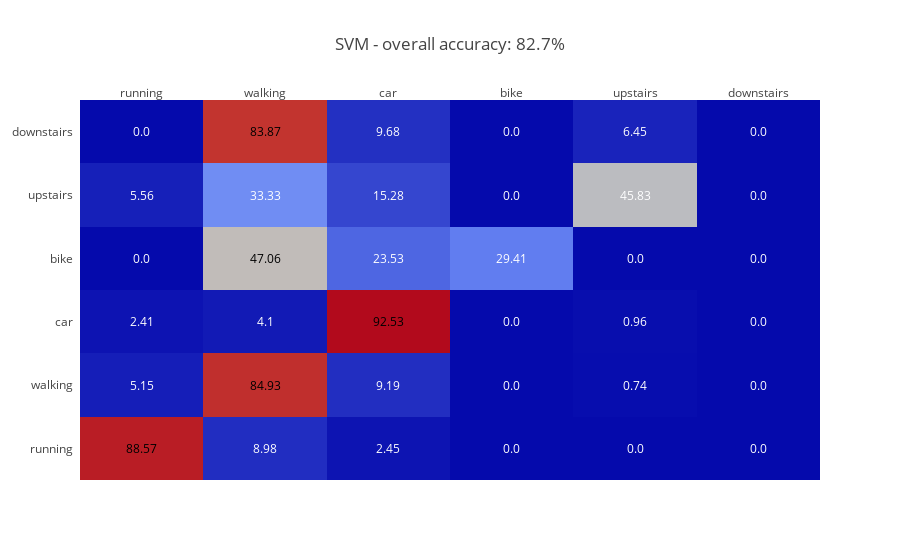
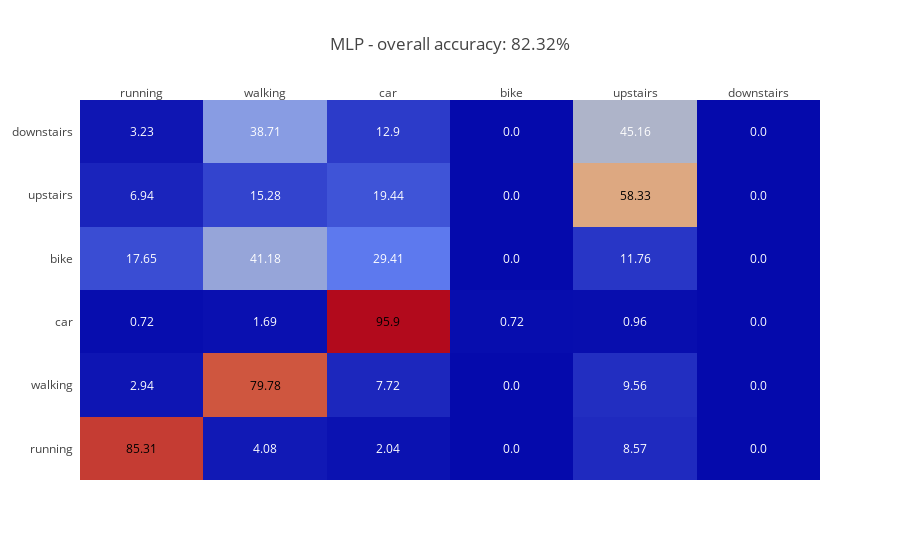
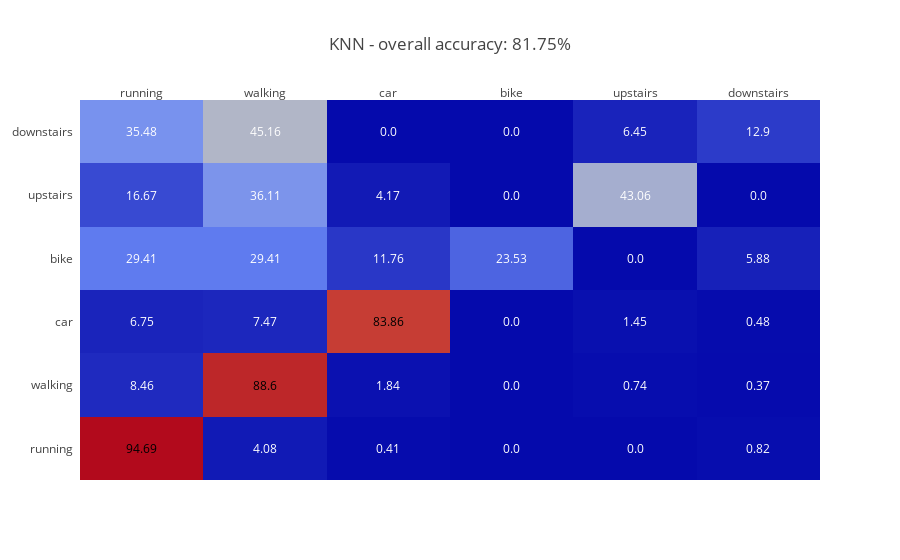
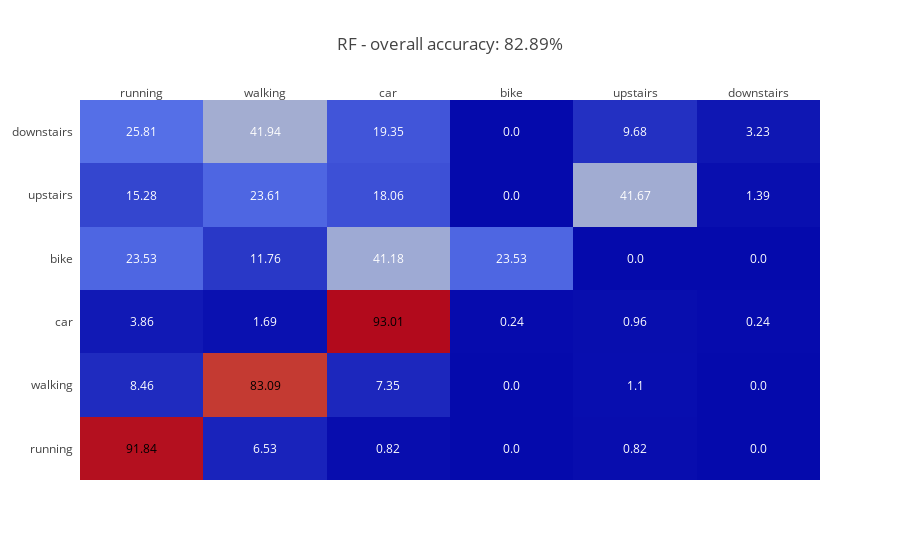

Notebook cell for these charts, in order:
### Code cell
# Każdy klasyfikator uczymy i testujemy, a następnie rysujemy heatmap z wynikami
for clsf in classifiers:
    # Uczenie klasyfikatora
    clsf["cls"].fit(X, y)
    # Sprawdzenie dla danych testowych
    predictions = clsf["cls"].predict(X_test)
    # Zapis wyniku
    acc = accuracy_score(y_test, predictions)
    
    # Znormalizowana macierz
    c_matrix = confusion_matrix(y_test, predictions, labels = [11,22,33,44,55,66])
    c_matrix = c_matrix.astype('float') / c_matrix.sum(axis=1)[:, np.newaxis]
    c_matrix = c_matrix*100.0
    c_matrix = c_matrix.round(2)
    
    # Tytuły wykresów
    title = clsf["name"] + " - overall accuracy: " + str(round(acc*100,2)) + "%"
    labels = ["running", "walking", "car", "bike", "upstairs", "downstairs"]
    
    fig = ff.create_annotated_heatmap(z=c_matrix, x=labels, y=labels)
    fig.layout.update({"title": title})
    iplot(fig)

### Figure 1 — Plotly figure (JSON) as saved in the notebook; plotly's stock layout.template omitted (floating-point values rounded to 4 significant figures)
{"data": [{"colorscale": "RdBu", "showscale": false, "type": "heatmap", "x": ["running", "walking", "car", "bike", "upstairs", "downstairs"], "y": ["running", "walking", "car", "bike", "upstairs", "downstairs"], "z": [[88.57, 8.98, 2.45, 0, 0, 0], [5.15, 84.93, 9.19, 0, 0.74, 0], [2.41, 4.1, 92.53, 0, 0.96, 0], [0, 47.06, 23.53, 29.41, 0, 0], [5.56, 33.33, 15.28, 0, 45.83, 0], [0, 83.87, 9.68, 0, 6.45, 0]]}], "layout": {"annotations": [{"font": {"color": "#000000"}, "showarrow": false, "text": "88.57", "x": "running", "xref": "x1", "y": "running", "yref": "y1"}, {"font": {"color": "#FFFFFF"}, "showarrow": false, "text": "8.98", "x": "walking", "xref": "x1", "y": "running", "yref": "y1"}, {"font": {"color": "#FFFFFF"}, "showarrow": false, "text": "2.45", "x": "car", "xref": "x1", "y": "running", "yref": "y1"}, {"font": {"color": "#FFFFFF"}, "showarrow": false, "text": "0.0", "x": "bike", "xref": "x1", "y": "running", "yref": "y1"}, {"font": {"color": "#FFFFFF"}, "showarrow": false, "text": "0.0", "x": "upstairs", "xref": "x1", "y": "running", "yref": "y1"}, {"font": {"color": "#FFFFFF"}, "showarrow": false, "text": "0.0", "x": "downstairs", "xref": "x1", "y": "running", "yref": "y1"}, {"font": {"color": "#FFFFFF"}, "showarrow": false, "text": "5.15", "x": "running", "xref": "x1", "y": "walking", "yref": "y1"}, {"font": {"color": "#000000"}, "showarrow": false, "text": "84.93", "x": "walking", "xref": "x1", "y": "walking", "yref": "y1"}, {"font": {"color": "#FFFFFF"}, "showarrow": false, "text": "9.19", "x": "car", "xref": "x1", "y": "walking", "yref": "y1"}, {"font": {"color": "#FFFFFF"}, "showarrow": false, "text": "0.0", "x": "bike", "xref": "x1", "y": "walking", "yref": "y1"}, {"font": {"color": "#FFFFFF"}, "showarrow": false, "text": "0.74", "x": "upstairs", "xref": "x1", "y": "walking", "yref": "y1"}, {"font": {"color": "#FFFFFF"}, "showarrow": false, "text": "0.0", "x": "downstairs", "xref": "x1", "y": "walking", "yref": "y1"}, {"font": {"color": "#FFFFFF"}, "showarrow": false, "text": "2.41", "x": "running", "xref": "x1", "y": "car", "yref": "y1"}, {"font": {"color": "#FFFFFF"}, "showarrow": false, "text": "4.1", "x": "walking", "xref": "x1", "y": "car", "yref": "y1"}, {"font": {"color": "#000000"}, "showarrow": false, "text": "92.53", "x": "car", "xref": "x1", "y": "car", "yref": "y1"}, {"font": {"color": "#FFFFFF"}, "showarrow": false, "text": "0.0", "x": "bike", "xref": "x1", "y": "car", "yref": "y1"}, {"font": {"color": "#FFFFFF"}, "showarrow": false, "text": "0.96", "x": "upstairs", "xref": "x1", "y": "car", "yref": "y1"}, {"font": {"color": "#FFFFFF"}, "showarrow": false, "text": "0.0", "x": "downstairs", "xref": "x1", "y": "car", "yref": "y1"}, {"font": {"color": "#FFFFFF"}, "showarrow": false, "text": "0.0", "x": "running", "xref": "x1", "y": "bike", "yref": "y1"}, {"font": {"color": "#000000"}, "showarrow": false, "text": "47.06", "x": "walking", "xref": "x1", "y": "bike", "yref": "y1"}, {"font": {"color": "#FFFFFF"}, "showarrow": false, "text": "23.53", "x": "car", "xref": "x1", "y": "bike", "yref": "y1"}, {"font": {"color": "#FFFFFF"}, "showarrow": false, "text": "29.41", "x": "bike", "xref": "x1", "y": "bike", "yref": "y1"}, {"font": {"color": "#FFFFFF"}, "showarrow": false, "text": "0.0", "x": "upstairs", "xref": "x1", "y": "bike", "yref": "y1"}, {"font": {"color": "#FFFFFF"}, "showarrow": false, "text": "0.0", "x": "downstairs", "xref": "x1", "y": "bike", "yref": "y1"}, {"font": {"color": "#FFFFFF"}, "showarrow": false, "text": "5.56", "x": "running", "xref": "x1", "y": "upstairs", "yref": "y1"}, {"font": {"color": "#FFFFFF"}, "showarrow": false, "text": "33.33", "x": "walking", "xref": "x1", "y": "upstairs", "yref": "y1"}, {"font": {"color": "#FFFFFF"}, "showarrow": false, "text": "15.28", "x": "car", "xref": "x1", "y": "upstairs", "yref": "y1"}, {"font": {"color": "#FFFFFF"}, "showarrow": false, "text": "0.0", "x": "bike", "xref": "x1", "y": "upstairs", "yref": "y1"}, {"font": {"color": "#FFFFFF"}, "showarrow": false, "text": "45.83", "x": "upstairs", "xref": "x1", "y": "upstairs", "yref": "y1"}, {"font": {"color": "#FFFFFF"}, "showarrow": false, "text": "0.0", "x": "downstairs", "xref": "x1", "y": "upstairs", "yref": "y1"}, {"font": {"color": "#FFFFFF"}, "showarrow": false, "text": "0.0", "x": "running", "xref": "x1", "y": "downstairs", "yref": "y1"}, {"font": {"color": "#000000"}, "showarrow": false, "text": "83.87", "x": "walking", "xref": "x1", "y": "downstairs", "yref": "y1"}, {"font": {"color": "#FFFFFF"}, "showarrow": false, "text": "9.68", "x": "car", "xref": "x1", "y": "downstairs", "yref": "y1"}, {"font": {"color": "#FFFFFF"}, "showarrow": false, "text": "0.0", "x": "bike", "xref": "x1", "y": "downstairs", "yref": "y1"}, {"font": {"color": "#FFFFFF"}, "showarrow": false, "text": "6.45", "x": "upstairs", "xref": "x1", "y": "downstairs", "yref": "y1"}, {"font": {"color": "#FFFFFF"}, "showarrow": false, "text": "0.0", "x": "downstairs", "xref": "x1", "y": "downstairs", "yref": "y1"}], "title": "SVM - overall accuracy: 82.7%", "xaxis": {"dtick": 1, "gridcolor": "rgb(0, 0, 0)", "side": "top", "ticks": ""}, "yaxis": {"dtick": 1, "ticks": "", "ticksuffix": "  "}}}

### Figure 2 — Plotly figure (JSON) as saved in the notebook; plotly's stock layout.template omitted (floating-point values rounded to 4 significant figures)
{"data": [{"colorscale": "RdBu", "showscale": false, "type": "heatmap", "x": ["running", "walking", "car", "bike", "upstairs", "downstairs"], "y": ["running", "walking", "car", "bike", "upstairs", "downstairs"], "z": [[85.31, 4.08, 2.04, 0, 8.57, 0], [2.94, 79.78, 7.72, 0, 9.56, 0], [0.72, 1.69, 95.9, 0.72, 0.96, 0], [17.65, 41.18, 29.41, 0, 11.76, 0], [6.94, 15.28, 19.44, 0, 58.33, 0], [3.23, 38.71, 12.9, 0, 45.16, 0]]}], "layout": {"annotations": [{"font": {"color": "#000000"}, "showarrow": false, "text": "85.31", "x": "running", "xref": "x1", "y": "running", "yref": "y1"}, {"font": {"color": "#FFFFFF"}, "showarrow": false, "text": "4.08", "x": "walking", "xref": "x1", "y": "running", "yref": "y1"}, {"font": {"color": "#FFFFFF"}, "showarrow": false, "text": "2.04", "x": "car", "xref": "x1", "y": "running", "yref": "y1"}, {"font": {"color": "#FFFFFF"}, "showarrow": false, "text": "0.0", "x": "bike", "xref": "x1", "y": "running", "yref": "y1"}, {"font": {"color": "#FFFFFF"}, "showarrow": false, "text": "8.57", "x": "upstairs", "xref": "x1", "y": "running", "yref": "y1"}, {"font": {"color": "#FFFFFF"}, "showarrow": false, "text": "0.0", "x": "downstairs", "xref": "x1", "y": "running", "yref": "y1"}, {"font": {"color": "#FFFFFF"}, "showarrow": false, "text": "2.94", "x": "running", "xref": "x1", "y": "walking", "yref": "y1"}, {"font": {"color": "#000000"}, "showarrow": false, "text": "79.78", "x": "walking", "xref": "x1", "y": "walking", "yref": "y1"}, {"font": {"color": "#FFFFFF"}, "showarrow": false, "text": "7.72", "x": "car", "xref": "x1", "y": "walking", "yref": "y1"}, {"font": {"color": "#FFFFFF"}, "showarrow": false, "text": "0.0", "x": "bike", "xref": "x1", "y": "walking", "yref": "y1"}, {"font": {"color": "#FFFFFF"}, "showarrow": false, "text": "9.56", "x": "upstairs", "xref": "x1", "y": "walking", "yref": "y1"}, {"font": {"color": "#FFFFFF"}, "showarrow": false, "text": "0.0", "x": "downstairs", "xref": "x1", "y": "walking", "yref": "y1"}, {"font": {"color": "#FFFFFF"}, "showarrow": false, "text": "0.72", "x": "running", "xref": "x1", "y": "car", "yref": "y1"}, {"font": {"color": "#FFFFFF"}, "showarrow": false, "text": "1.69", "x": "walking", "xref": "x1", "y": "car", "yref": "y1"}, {"font": {"color": "#000000"}, "showarrow": false, "text": "95.9", "x": "car", "xref": "x1", "y": "car", "yref": "y1"}, {"font": {"color": "#FFFFFF"}, "showarrow": false, "text": "0.72", "x": "bike", "xref": "x1", "y": "car", "yref": "y1"}, {"font": {"color": "#FFFFFF"}, "showarrow": false, "text": "0.96", "x": "upstairs", "xref": "x1", "y": "car", "yref": "y1"}, {"font": {"color": "#FFFFFF"}, "showarrow": false, "text": "0.0", "x": "downstairs", "xref": "x1", "y": "car", "yref": "y1"}, {"font": {"color": "#FFFFFF"}, "showarrow": false, "text": "17.65", "x": "running", "xref": "x1", "y": "bike", "yref": "y1"}, {"font": {"color": "#FFFFFF"}, "showarrow": false, "text": "41.18", "x": "walking", "xref": "x1", "y": "bike", "yref": "y1"}, {"font": {"color": "#FFFFFF"}, "showarrow": false, "text": "29.41", "x": "car", "xref": "x1", "y": "bike", "yref": "y1"}, {"font": {"color": "#FFFFFF"}, "showarrow": false, "text": "0.0", "x": "bike", "xref": "x1", "y": "bike", "yref": "y1"}, {"font": {"color": "#FFFFFF"}, "showarrow": false, "text": "11.76", "x": "upstairs", "xref": "x1", "y": "bike", "yref": "y1"}, {"font": {"color": "#FFFFFF"}, "showarrow": false, "text": "0.0", "x": "downstairs", "xref": "x1", "y": "bike", "yref": "y1"}, {"font": {"color": "#FFFFFF"}, "showarrow": false, "text": "6.94", "x": "running", "xref": "x1", "y": "upstairs", "yref": "y1"}, {"font": {"color": "#FFFFFF"}, "showarrow": false, "text": "15.28", "x": "walking", "xref": "x1", "y": "upstairs", "yref": "y1"}, {"font": {"color": "#FFFFFF"}, "showarrow": false, "text": "19.44", "x": "car", "xref": "x1", "y": "upstairs", "yref": "y1"}, {"font": {"color": "#FFFFFF"}, "showarrow": false, "text": "0.0", "x": "bike", "xref": "x1", "y": "upstairs", "yref": "y1"}, {"font": {"color": "#000000"}, "showarrow": false, "text": "58.33", "x": "upstairs", "xref": "x1", "y": "upstairs", "yref": "y1"}, {"font": {"color": "#FFFFFF"}, "showarrow": false, "text": "0.0", "x": "downstairs", "xref": "x1", "y": "upstairs", "yref": "y1"}, {"font": {"color": "#FFFFFF"}, "showarrow": false, "text": "3.23", "x": "running", "xref": "x1", "y": "downstairs", "yref": "y1"}, {"font": {"color": "#FFFFFF"}, "showarrow": false, "text": "38.71", "x": "walking", "xref": "x1", "y": "downstairs", "yref": "y1"}, {"font": {"color": "#FFFFFF"}, "showarrow": false, "text": "12.9", "x": "car", "xref": "x1", "y": "downstairs", "yref": "y1"}, {"font": {"color": "#FFFFFF"}, "showarrow": false, "text": "0.0", "x": "bike", "xref": "x1", "y": "downstairs", "yref": "y1"}, {"font": {"color": "#FFFFFF"}, "showarrow": false, "text": "45.16", "x": "upstairs", "xref": "x1", "y": "downstairs", "yref": "y1"}, {"font": {"color": "#FFFFFF"}, "showarrow": false, "text": "0.0", "x": "downstairs", "xref": "x1", "y": "downstairs", "yref": "y1"}], "title": "MLP - overall accuracy: 82.32%", "xaxis": {"dtick": 1, "gridcolor": "rgb(0, 0, 0)", "side": "top", "ticks": ""}, "yaxis": {"dtick": 1, "ticks": "", "ticksuffix": "  "}}}

### Figure 3 — Plotly figure (JSON) as saved in the notebook; plotly's stock layout.template omitted (floating-point values rounded to 4 significant figures)
{"data": [{"colorscale": "RdBu", "showscale": false, "type": "heatmap", "x": ["running", "walking", "car", "bike", "upstairs", "downstairs"], "y": ["running", "walking", "car", "bike", "upstairs", "downstairs"], "z": [[94.69, 4.08, 0.41, 0, 0, 0.82], [8.46, 88.6, 1.84, 0, 0.74, 0.37], [6.75, 7.47, 83.86, 0, 1.45, 0.48], [29.41, 29.41, 11.76, 23.53, 0, 5.88], [16.67, 36.11, 4.17, 0, 43.06, 0], [35.48, 45.16, 0, 0, 6.45, 12.9]]}], "layout": {"annotations": [{"font": {"color": "#000000"}, "showarrow": false, "text": "94.69", "x": "running", "xref": "x1", "y": "running", "yref": "y1"}, {"font": {"color": "#FFFFFF"}, "showarrow": false, "text": "4.08", "x": "walking", "xref": "x1", "y": "running", "yref": "y1"}, {"font": {"color": "#FFFFFF"}, "showarrow": false, "text": "0.41", "x": "car", "xref": "x1", "y": "running", "yref": "y1"}, {"font": {"color": "#FFFFFF"}, "showarrow": false, "text": "0.0", "x": "bike", "xref": "x1", "y": "running", "yref": "y1"}, {"font": {"color": "#FFFFFF"}, "showarrow": false, "text": "0.0", "x": "upstairs", "xref": "x1", "y": "running", "yref": "y1"}, {"font": {"color": "#FFFFFF"}, "showarrow": false, "text": "0.82", "x": "downstairs", "xref": "x1", "y": "running", "yref": "y1"}, {"font": {"color": "#FFFFFF"}, "showarrow": false, "text": "8.46", "x": "running", "xref": "x1", "y": "walking", "yref": "y1"}, {"font": {"color": "#000000"}, "showarrow": false, "text": "88.6", "x": "walking", "xref": "x1", "y": "walking", "yref": "y1"}, {"font": {"color": "#FFFFFF"}, "showarrow": false, "text": "1.84", "x": "car", "xref": "x1", "y": "walking", "yref": "y1"}, {"font": {"color": "#FFFFFF"}, "showarrow": false, "text": "0.0", "x": "bike", "xref": "x1", "y": "walking", "yref": "y1"}, {"font": {"color": "#FFFFFF"}, "showarrow": false, "text": "0.74", "x": "upstairs", "xref": "x1", "y": "walking", "yref": "y1"}, {"font": {"color": "#FFFFFF"}, "showarrow": false, "text": "0.37", "x": "downstairs", "xref": "x1", "y": "walking", "yref": "y1"}, {"font": {"color": "#FFFFFF"}, "showarrow": false, "text": "6.75", "x": "running", "xref": "x1", "y": "car", "yref": "y1"}, {"font": {"color": "#FFFFFF"}, "showarrow": false, "text": "7.47", "x": "walking", "xref": "x1", "y": "car", "yref": "y1"}, {"font": {"color": "#000000"}, "showarrow": false, "text": "83.86", "x": "car", "xref": "x1", "y": "car", "yref": "y1"}, {"font": {"color": "#FFFFFF"}, "showarrow": false, "text": "0.0", "x": "bike", "xref": "x1", "y": "car", "yref": "y1"}, {"font": {"color": "#FFFFFF"}, "showarrow": false, "text": "1.45", "x": "upstairs", "xref": "x1", "y": "car", "yref": "y1"}, {"font": {"color": "#FFFFFF"}, "showarrow": false, "text": "0.48", "x": "downstairs", "xref": "x1", "y": "car", "yref": "y1"}, {"font": {"color": "#FFFFFF"}, "showarrow": false, "text": "29.41", "x": "running", "xref": "x1", "y": "bike", "yref": "y1"}, {"font": {"color": "#FFFFFF"}, "showarrow": false, "text": "29.41", "x": "walking", "xref": "x1", "y": "bike", "yref": "y1"}, {"font": {"color": "#FFFFFF"}, "showarrow": false, "text": "11.76", "x": "car", "xref": "x1", "y": "bike", "yref": "y1"}, {"font": {"color": "#FFFFFF"}, "showarrow": false, "text": "23.53", "x": "bike", "xref": "x1", "y": "bike", "yref": "y1"}, {"font": {"color": "#FFFFFF"}, "showarrow": false, "text": "0.0", "x": "upstairs", "xref": "x1", "y": "bike", "yref": "y1"}, {"font": {"color": "#FFFFFF"}, "showarrow": false, "text": "5.88", "x": "downstairs", "xref": "x1", "y": "bike", "yref": "y1"}, {"font": {"color": "#FFFFFF"}, "showarrow": false, "text": "16.67", "x": "running", "xref": "x1", "y": "upstairs", "yref": "y1"}, {"font": {"color": "#FFFFFF"}, "showarrow": false, "text": "36.11", "x": "walking", "xref": "x1", "y": "upstairs", "yref": "y1"}, {"font": {"color": "#FFFFFF"}, "showarrow": false, "text": "4.17", "x": "car", "xref": "x1", "y": "upstairs", "yref": "y1"}, {"font": {"color": "#FFFFFF"}, "showarrow": false, "text": "0.0", "x": "bike", "xref": "x1", "y": "upstairs", "yref": "y1"}, {"font": {"color": "#FFFFFF"}, "showarrow": false, "text": "43.06", "x": "upstairs", "xref": "x1", "y": "upstairs", "yref": "y1"}, {"font": {"color": "#FFFFFF"}, "showarrow": false, "text": "0.0", "x": "downstairs", "xref": "x1", "y": "upstairs", "yref": "y1"}, {"font": {"color": "#FFFFFF"}, "showarrow": false, "text": "35.48", "x": "running", "xref": "x1", "y": "downstairs", "yref": "y1"}, {"font": {"color": "#FFFFFF"}, "showarrow": false, "text": "45.16", "x": "walking", "xref": "x1", "y": "downstairs", "yref": "y1"}, {"font": {"color": "#FFFFFF"}, "showarrow": false, "text": "0.0", "x": "car", "xref": "x1", "y": "downstairs", "yref": "y1"}, {"font": {"color": "#FFFFFF"}, "showarrow": false, "text": "0.0", "x": "bike", "xref": "x1", "y": "downstairs", "yref": "y1"}, {"font": {"color": "#FFFFFF"}, "showarrow": false, "text": "6.45", "x": "upstairs", "xref": "x1", "y": "downstairs", "yref": "y1"}, {"font": {"color": "#FFFFFF"}, "showarrow": false, "text": "12.9", "x": "downstairs", "xref": "x1", "y": "downstairs", "yref": "y1"}], "title": "KNN - overall accuracy: 81.75%", "xaxis": {"dtick": 1, "gridcolor": "rgb(0, 0, 0)", "side": "top", "ticks": ""}, "yaxis": {"dtick": 1, "ticks": "", "ticksuffix": "  "}}}

### Figure 4 — Plotly figure (JSON) as saved in the notebook; plotly's stock layout.template omitted (floating-point values rounded to 4 significant figures)
{"data": [{"colorscale": "RdBu", "showscale": false, "type": "heatmap", "x": ["running", "walking", "car", "bike", "upstairs", "downstairs"], "y": ["running", "walking", "car", "bike", "upstairs", "downstairs"], "z": [[91.84, 6.53, 0.82, 0, 0.82, 0], [8.46, 83.09, 7.35, 0, 1.1, 0], [3.86, 1.69, 93.01, 0.24, 0.96, 0.24], [23.53, 11.76, 41.18, 23.53, 0, 0], [15.28, 23.61, 18.06, 0, 41.67, 1.39], [25.81, 41.94, 19.35, 0, 9.68, 3.23]]}], "layout": {"annotations": [{"font": {"color": "#000000"}, "showarrow": false, "text": "91.84", "x": "running", "xref": "x1", "y": "running", "yref": "y1"}, {"font": {"color": "#FFFFFF"}, "showarrow": false, "text": "6.53", "x": "walking", "xref": "x1", "y": "running", "yref": "y1"}, {"font": {"color": "#FFFFFF"}, "showarrow": false, "text": "0.82", "x": "car", "xref": "x1", "y": "running", "yref": "y1"}, {"font": {"color": "#FFFFFF"}, "showarrow": false, "text": "0.0", "x": "bike", "xref": "x1", "y": "running", "yref": "y1"}, {"font": {"color": "#FFFFFF"}, "showarrow": false, "text": "0.82", "x": "upstairs", "xref": "x1", "y": "running", "yref": "y1"}, {"font": {"color": "#FFFFFF"}, "showarrow": false, "text": "0.0", "x": "downstairs", "xref": "x1", "y": "running", "yref": "y1"}, {"font": {"color": "#FFFFFF"}, "showarrow": false, "text": "8.46", "x": "running", "xref": "x1", "y": "walking", "yref": "y1"}, {"font": {"color": "#000000"}, "showarrow": false, "text": "83.09", "x": "walking", "xref": "x1", "y": "walking", "yref": "y1"}, {"font": {"color": "#FFFFFF"}, "showarrow": false, "text": "7.35", "x": "car", "xref": "x1", "y": "walking", "yref": "y1"}, {"font": {"color": "#FFFFFF"}, "showarrow": false, "text": "0.0", "x": "bike", "xref": "x1", "y": "walking", "yref": "y1"}, {"font": {"color": "#FFFFFF"}, "showarrow": false, "text": "1.1", "x": "upstairs", "xref": "x1", "y": "walking", "yref": "y1"}, {"font": {"color": "#FFFFFF"}, "showarrow": false, "text": "0.0", "x": "downstairs", "xref": "x1", "y": "walking", "yref": "y1"}, {"font": {"color": "#FFFFFF"}, "showarrow": false, "text": "3.86", "x": "running", "xref": "x1", "y": "car", "yref": "y1"}, {"font": {"color": "#FFFFFF"}, "showarrow": false, "text": "1.69", "x": "walking", "xref": "x1", "y": "car", "yref": "y1"}, {"font": {"color": "#000000"}, "showarrow": false, "text": "93.01", "x": "car", "xref": "x1", "y": "car", "yref": "y1"}, {"font": {"color": "#FFFFFF"}, "showarrow": false, "text": "0.24", "x": "bike", "xref": "x1", "y": "car", "yref": "y1"}, {"font": {"color": "#FFFFFF"}, "showarrow": false, "text": "0.96", "x": "upstairs", "xref": "x1", "y": "car", "yref": "y1"}, {"font": {"color": "#FFFFFF"}, "showarrow": false, "text": "0.24", "x": "downstairs", "xref": "x1", "y": "car", "yref": "y1"}, {"font": {"color": "#FFFFFF"}, "showarrow": false, "text": "23.53", "x": "running", "xref": "x1", "y": "bike", "yref": "y1"}, {"font": {"color": "#FFFFFF"}, "showarrow": false, "text": "11.76", "x": "walking", "xref": "x1", "y": "bike", "yref": "y1"}, {"font": {"color": "#FFFFFF"}, "showarrow": false, "text": "41.18", "x": "car", "xref": "x1", "y": "bike", "yref": "y1"}, {"font": {"color": "#FFFFFF"}, "showarrow": false, "text": "23.53", "x": "bike", "xref": "x1", "y": "bike", "yref": "y1"}, {"font": {"color": "#FFFFFF"}, "showarrow": false, "text": "0.0", "x": "upstairs", "xref": "x1", "y": "bike", "yref": "y1"}, {"font": {"color": "#FFFFFF"}, "showarrow": false, "text": "0.0", "x": "downstairs", "xref": "x1", "y": "bike", "yref": "y1"}, {"font": {"color": "#FFFFFF"}, "showarrow": false, "text": "15.28", "x": "running", "xref": "x1", "y": "upstairs", "yref": "y1"}, {"font": {"color": "#FFFFFF"}, "showarrow": false, "text": "23.61", "x": "walking", "xref": "x1", "y": "upstairs", "yref": "y1"}, {"font": {"color": "#FFFFFF"}, "showarrow": false, "text": "18.06", "x": "car", "xref": "x1", "y": "upstairs", "yref": "y1"}, {"font": {"color": "#FFFFFF"}, "showarrow": false, "text": "0.0", "x": "bike", "xref": "x1", "y": "upstairs", "yref": "y1"}, {"font": {"color": "#FFFFFF"}, "showarrow": false, "text": "41.67", "x": "upstairs", "xref": "x1", "y": "upstairs", "yref": "y1"}, {"font": {"color": "#FFFFFF"}, "showarrow": false, "text": "1.39", "x": "downstairs", "xref": "x1", "y": "upstairs", "yref": "y1"}, {"font": {"color": "#FFFFFF"}, "showarrow": false, "text": "25.81", "x": "running", "xref": "x1", "y": "downstairs", "yref": "y1"}, {"font": {"color": "#FFFFFF"}, "showarrow": false, "text": "41.94", "x": "walking", "xref": "x1", "y": "downstairs", "yref": "y1"}, {"font": {"color": "#FFFFFF"}, "showarrow": false, "text": "19.35", "x": "car", "xref": "x1", "y": "downstairs", "yref": "y1"}, {"font": {"color": "#FFFFFF"}, "showarrow": false, "text": "0.0", "x": "bike", "xref": "x1", "y": "downstairs", "yref": "y1"}, {"font": {"color": "#FFFFFF"}, "showarrow": false, "text": "9.68", "x": "upstairs", "xref": "x1", "y": "downstairs", "yref": "y1"}, {"font": {"color": "#FFFFFF"}, "showarrow": false, "text": "3.23", "x": "downstairs", "xref": "x1", "y": "downstairs", "yref": "y1"}], "title": "RF - overall accuracy: 82.89%", "xaxis": {"dtick": 1, "gridcolor": "rgb(0, 0, 0)", "side": "top", "ticks": ""}, "yaxis": {"dtick": 1, "ticks": "", "ticksuffix": "  "}}}
